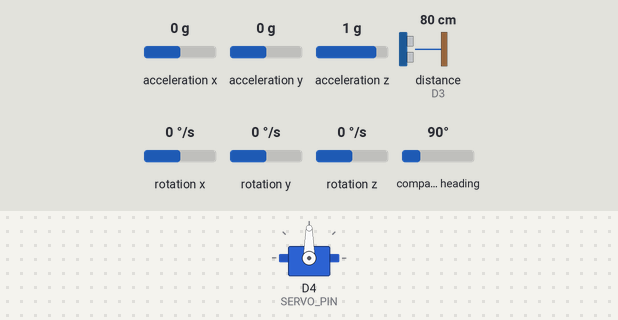
A sketch run on a simulated Arduino Nano 33 BLE. Parts: servo. Wiring (inferred from the names in the program): ultrasonic range finder: trigger D2; echo D3. The test bench sets the inputs (shaded band); at power-on: acceleration x 0 g, acceleration y 0 g, acceleration z 1 g, distance to the obstacle (sensor on D3) 80 cm, rotation x 0 °/s, rotation y 0 °/s, rotation z 0 °/s, compass heading 90°. The echo pulse lasts 58.3 µs per cm; what the sketch prints to the serial monitor is not drawn.

Above: at 1.05 s.
At 1.9 s:
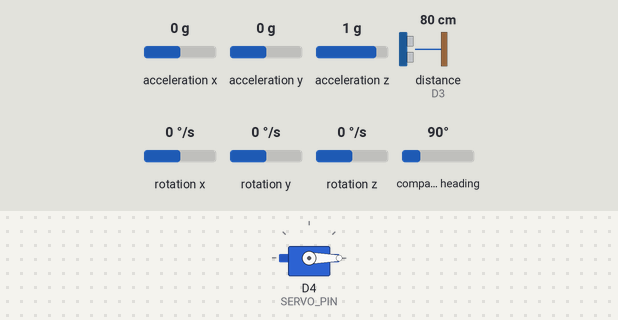
At 2.75 s:
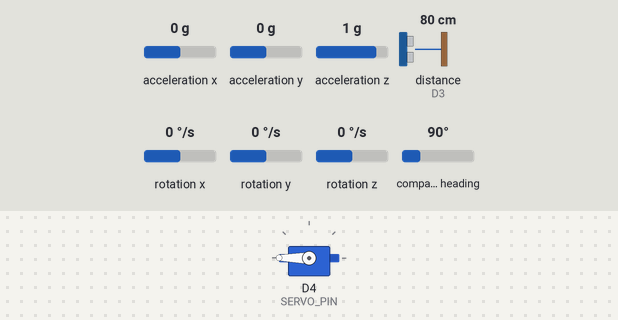
Timing chart, 0 to 5.9 s (numbered marks = the images above):
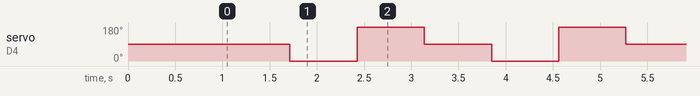

The sketch:

arduino_imu_ultrasonic_combined.ino
```cpp
/*
 * Arduino Nano 33 BLE - IMU + Ultrasonic Sensor Publisher
 * Combines calibrated IMU data with ultrasonic distance scanning
 *
 * Hardware:
 * - Arduino Nano 33 BLE with LSM9DS1 IMU
 * - HC-SR04 Ultrasonic sensor on pins 2 (TRIG), 3 (ECHO)
 * - Servo motor on pin 4 for sensor scanning
 *
 * Output Format:
 * Line 1: "YAW pitch roll" (IMU data)
 * Line 2: "DIST distance,angle" (Ultrasonic data)
 *
 * Example:
 * YAW 285.37 0.5 0.2
 * DIST 45.3,90
 * YAW 285.42 0.5 0.2
 * DIST 23.5,0
 */

#include <Arduino_LSM9DS1.h>
#include <MadgwickAHRS.h>
#include <Servo.h>

// ==========================================
// PIN DEFINITIONS
// ==========================================

#define TRIG_PIN 2      // Ultrasonic trigger
#define ECHO_PIN 3      // Ultrasonic echo
#define SERVO_PIN 4     // Scanning servo

// ==========================================
// IMU CALIBRATION VALUES
// ==========================================

// Initialize the Madgwick Filter
Madgwick filter;

// 1. GYROSCOPE OFFSETS
float offset_gx = 1.26;
float offset_gy = 0.65;
float offset_gz = 1.59;

// 2. ACCELEROMETER CALIBRATION (Offset + Slope)
float accel_offset_x = -0.015127;
float accel_offset_y = -0.022152;
float accel_offset_z = -0.052882;

float accel_slope_x = 0.997415;
float accel_slope_y = 0.991539;
float accel_slope_z = 1.000259;

// 3. MAGNETOMETER CALIBRATION
float mag_off_x = 26.09;
float mag_off_y = 13.37;
float mag_off_z = 4.03;

float mag_slope_x = 1.20;
float mag_slope_y = 0.89;
float mag_slope_z = 0.96;

// ==========================================
// ULTRASONIC SCANNING SETUP
// ==========================================

Servo scanServo;

// Scanning angles: Front (90°), Right (0°), Left (180°)
int scanAngles[] = {90, 0, 180};
int currentAngleIndex = 0;
unsigned long lastScanTime = 0;
const int SCAN_INTERVAL = 400;  // Time between scans (ms)

// ==========================================

void setup() {
  Serial.begin(115200);  // Higher baud rate for faster communication

  // Initialize IMU
  if (!IMU.begin()) {
    // If IMU fails, blink LED rapidly
    pinMode(LED_BUILTIN, OUTPUT);
    while (1) {
      digitalWrite(LED_BUILTIN, !digitalRead(LED_BUILTIN));
      delay(100);
    }
  }

  // Set accelerometer settings (must match calibration)
  IMU.setAccelFS(3);    // ±8g
  IMU.setAccelODR(5);   // 476Hz

  // Initialize Madgwick filter (50Hz update rate)
  filter.begin(50);

  // Initialize ultrasonic sensor pins
  pinMode(TRIG_PIN, OUTPUT);
  pinMode(ECHO_PIN, INPUT);

  // Initialize and position servo
  scanServo.attach(SERVO_PIN);
  scanServo.write(90);  // Start at front position

  delay(1000);  // Give sensors time to stabilize
}

void loop() {
  // --- 1. READ AND PUBLISH IMU DATA (High frequency - every loop) ---
  publishIMUData();

  // --- 2. SCAN AND PUBLISH ULTRASONIC DATA (Lower frequency - every 400ms) ---
  if (millis() - lastScanTime >= SCAN_INTERVAL) {
    publishUltrasonicData();
    lastScanTime = millis();
  }

  delay(20);  // 50Hz main loop rate
}

void publishIMUData() {
  float ax, ay, az;
  float gx, gy, gz;
  float mx, my, mz;
  float roll, pitch, yaw;

  if (IMU.accelerationAvailable() &&
      IMU.gyroscopeAvailable() &&
      IMU.magneticFieldAvailable()) {

    // Read raw sensor data
    IMU.readAcceleration(ax, ay, az);
    IMU.readGyroscope(gx, gy, gz);
    IMU.readMagneticField(mx, my, mz);

    // Apply accelerometer calibration (offset + slope)
    ax = (ax - accel_offset_x) / accel_slope_x;
    ay = (ay - accel_offset_y) / accel_slope_y;
    az = (az - accel_offset_z) / accel_slope_z;

    // Apply gyroscope calibration
    gx -= offset_gx;
    gy -= offset_gy;
    gz -= offset_gz;

    // Apply magnetometer calibration
    mx = (mx - mag_off_x) * mag_slope_x;
    my = (my - mag_off_y) * mag_slope_y;
    mz = (mz - mag_off_z) * mag_slope_z;

    // Update sensor fusion filter
    filter.update(gx, gy, gz, ax, ay, az, mx, my, mz);

    // Get orientation angles
    yaw = filter.getYaw();
    pitch = filter.getPitch();
    roll = filter.getRoll();

    // Output IMU data with "YAW" prefix for identification
    Serial.print("YAW ");
    Serial.print(yaw, 2);
    Serial.print(" ");
    Serial.print(pitch, 2);
    Serial.print(" ");
    Serial.println(roll, 2);
  }
}

void publishUltrasonicData() {
  // Get current angle
  int angle = scanAngles[currentAngleIndex];

  // Move servo to angle
  scanServo.write(angle);
  delay(300);  // Wait for servo to stabilize

  // Measure distance
  float distance = getDistance();

  // Send data with "DIST" prefix for identification
  Serial.print("DIST ");
  Serial.print(distance, 1);
  Serial.print(",");
  Serial.println(angle);

  // Move to next angle for next scan
  currentAngleIndex = (currentAngleIndex + 1) % 3;
}

float getDistance() {
  // Send trigger pulse
  digitalWrite(TRIG_PIN, LOW);
  delayMicroseconds(2);
  digitalWrite(TRIG_PIN, HIGH);
  delayMicroseconds(10);
  digitalWrite(TRIG_PIN, LOW);

  // Read echo pulse (30ms timeout)
  long duration = pulseIn(ECHO_PIN, HIGH, 30000);

  // Calculate distance in cm
  float distance = duration * 0.034 / 2.0;

  // Return 0 if out of range or error
  if (distance == 0 || distance > 400) {
    return 0;
  }

  return distance;
}
```

Measured:
- by itself, servo on D4 (SERVO_PIN): repeats every 2.1 s: 180° 0.71 s, 90° 0.71 s, 0° 0.71 s
